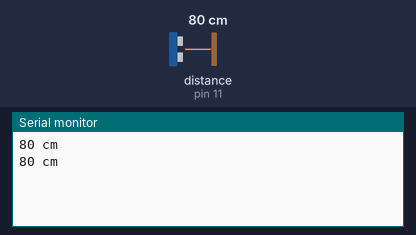
Recording of a sketch running on a simulated Arduino Uno, built with avr-gcc and run on an emulated ATmega328P. Shown: the last lines printed to the serial monitor. Wiring (inferred from the names in the program): ultrasonic range finder: trigger pin 10; echo pin 11. Inputs (shaded band) come from the test bench; at power-on: distance to the obstacle (sensor on pin 11) 80 cm. The echo pulse lasts 58.3 µs per cm.

Above: at 1.8 s.
1.9 s: distance to the obstacle (sensor on pin 11) set to 2 cm
At 2.8 s:
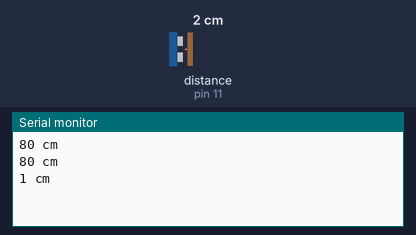
3.4 s: distance to the obstacle (sensor on pin 11) set to 4 cm
At 4.6 s:
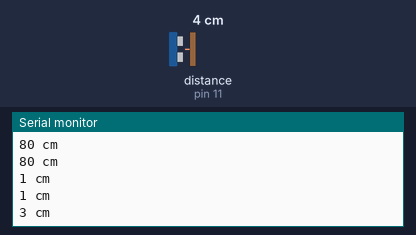
Timing chart, 0 to 6.4 s (numbered marks = the images above; inputs shaded):
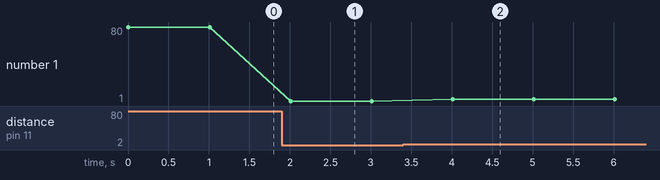

Measured:
- after the input at 1.9 s, the serial monitor: prints a new line after 0.11 s (image 1)
- after the input at 3.4 s, the serial monitor: prints a new line after 0.61 s (image 2)
- plotted number 1: 80 → 1 after the input at 1.9 s, 1 → 3 after the input at 3.4 s

The sketch:

cz_odlegoci_udz0.ino
```cpp
#define trigPin 10
#define echoPin 11

void setup() {
  Serial.begin (9600);
  pinMode(trigPin, OUTPUT); //Pin, do którego podłączymy trig jako wyjście
  pinMode(echoPin, INPUT); //a echo, jako wejście
}

void loop() {
  long czas, dystans;
  digitalWrite(trigPin, LOW);
  delayMicroseconds(2);
  digitalWrite(trigPin, HIGH);
  delayMicroseconds(10);
  digitalWrite(trigPin, LOW);

  //Pomiar wykonany
  czas = pulseIn(echoPin, HIGH);
  dystans = czas / 58;

  Serial.print(dystans);
  Serial.println(" cm\n");
  delay(1000);
}
```
